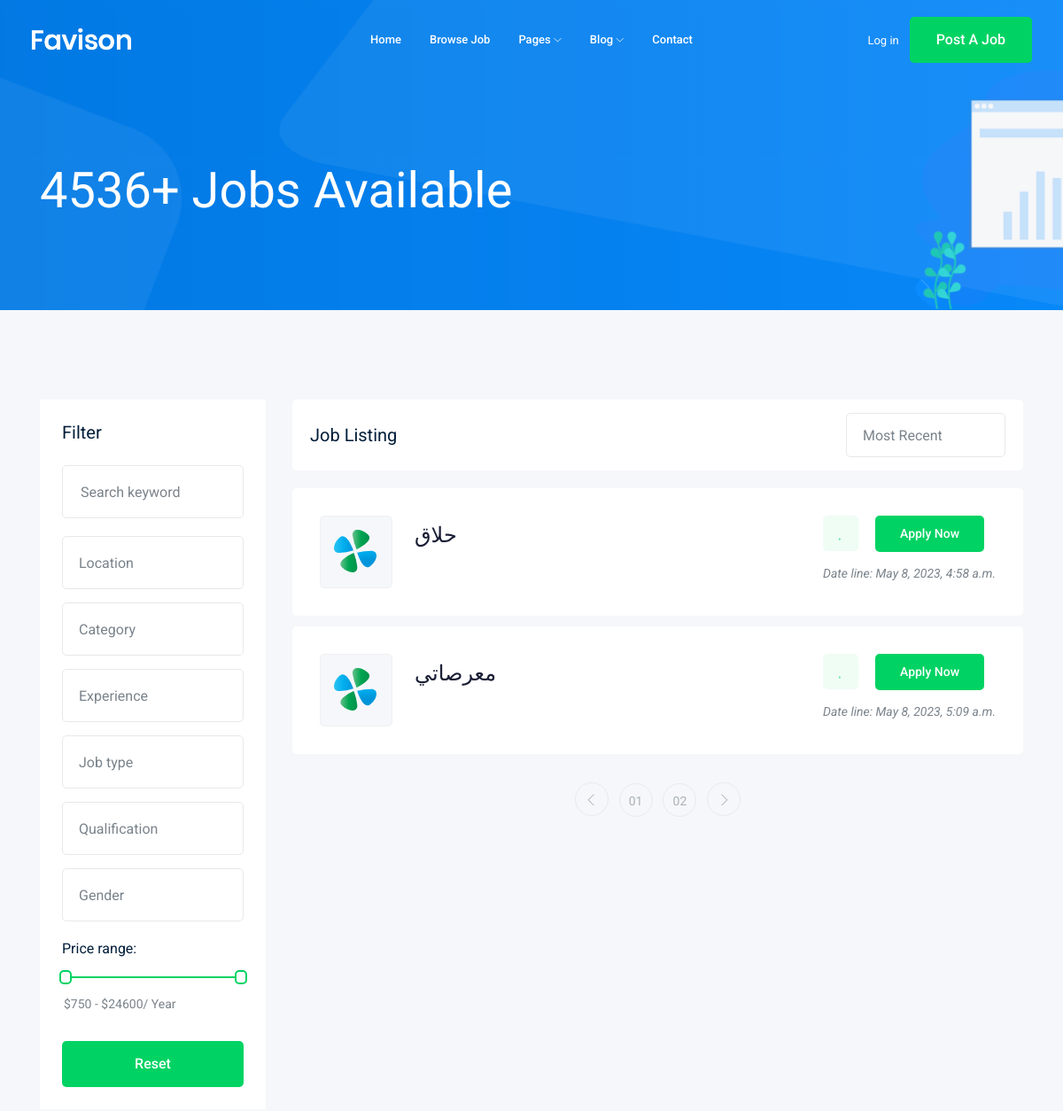
The app's page /jobs/ (upper part), older data.
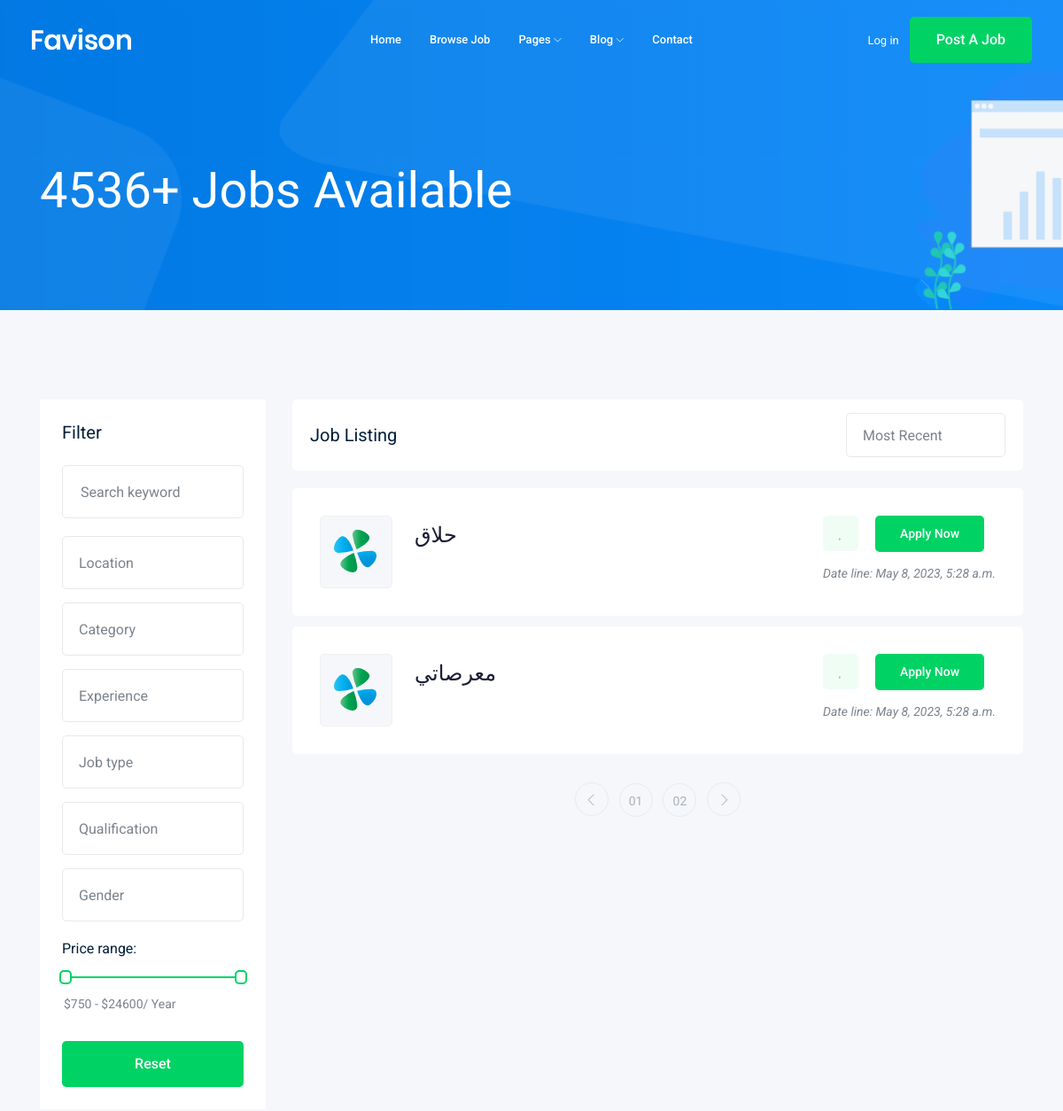
The same page, newer data.
### job/models.py (models this page shows)
class Job(models.Model):
    title = models.CharField(max_length=100)
    job_time = models.CharField(max_length=15, choices=JOB_TYPES)
    job_description = models.TextField(max_length=1000)
    published_at = models.DateTimeField(auto_now=True)
    vacancy = models.IntegerField(default=1)
    salary = models.IntegerField(default=0)
    experience = models.IntegerField(default=0)
    category = models.ForeignKey('Category', on_delete=models.SET_NULL, null=True)
    image = models.ImageField(upload_to=upload_img)
    country = models.CharField(max_length=30)
    def __str__(self) -> str:
        return self.title

### job/views.py (the view)
# urls.py: path('', views.job_list),
def job_list(requests):
    job_list = Job.objects.all()
    context = {'jobs': job_list}
    return render(requests, 'job/job_list.html', context)

### job/templates/job/job_list.html (shortened to what the changed rows need)
{% extends 'base.html' %}
{% block body %}
    <div class="job_listing_area plus_padding">
        <div class="container">
            <div class="row">
                <div class="col-lg-9">
                    <div class="job_lists m-0">
                        <div class="row">
                            {% for job in jobs %}
                            <div class="col-lg-12 col-md-12">
                                <div class="single_jobs white-bg d-flex justify-content-between">
                                    <div class="jobs_left d-flex align-items-center">
                                        <div class="thumb">
                                            <img src="img/svg_icon/1.svg" alt="">
                                        </div>
                                        <div class="jobs_conetent">
                                            <a href="job_details.html"><h4>{{job}}</h4></a>
                                            <div class="links_locat d-flex align-items-center">
                                                <div class="location">
                                                    <p> <i class="fa fa-map-marker"></i> {{job.country}}</p>
                                                </div>
                                                <div class="location">
                                                    <p> <i class="fa fa-clock-o"></i>{{job.job_time}}</p>
                                                </div>
                                            </div>
                                        </div>
                                    </div>
                                    <div class="jobs_right">
                                        <div class="apply_now">
                                            <a class="heart_mark" href="#"> <i class="fa fa-heart"></i> </a>
                                            <a href="job_details.html" class="boxed-btn3">Apply Now</a>
                                        </div>
                                        <div class="date">
                                            <p>Date line: {{job.published_at}}</p>
                                        </div>
                                    </div>
                                </div>
                            </div>
                            {% endfor %}
                        </div>
                    </div>
                </div>
            </div>
        </div>
    </div>
{% endblock body %}

Row changes from the older to the newer data that the page shows:
changed Job "حلاق": published_at "May 8, 2023, 4:58 a.m." → "May 8, 2023, 5:28 a.m."
changed Job "معرصاتي": published_at "May 8, 2023, 5:09 a.m." → "May 8, 2023, 5:28 a.m."
